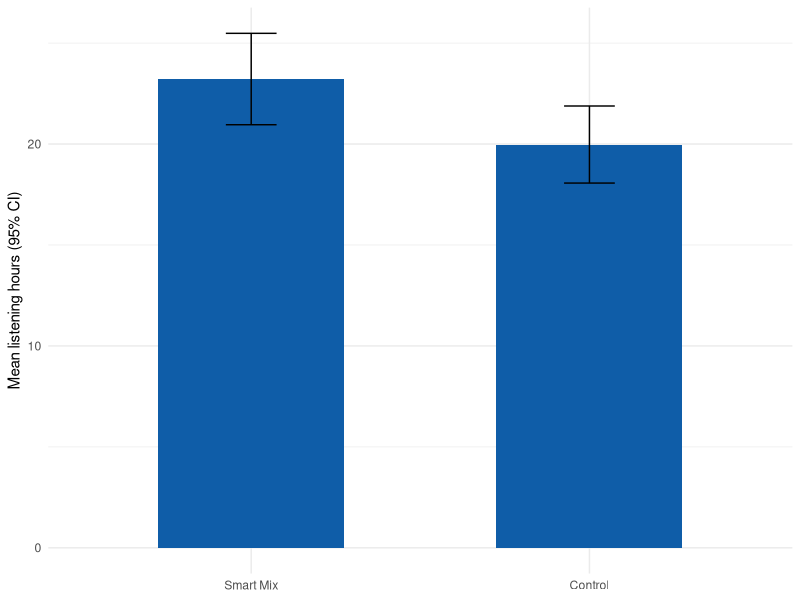
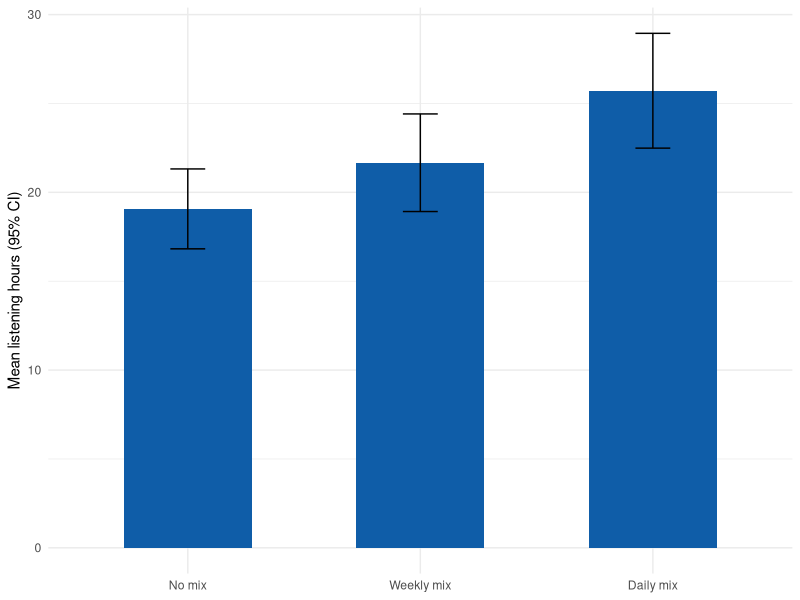

Write the R code that produced these figures, in order.
# ======================================================================
# Marketing Analytics — Chapter 4: Learning from Experiments
# Companion code to Chapter 4 of the course book. The chapter explains
# every step in detail; this script collects the code in one place.
# ======================================================================


# ----------------------------------------------------------------------
# 0. Setup
# ----------------------------------------------------------------------

library(tidyverse)
options(scipen = 999)


# ======================================================================
# 4.1 Back to the A/B test
# ======================================================================

# The Smart Mix A/B test from Chapter 3 (simulated data):
# 400 users, randomly split; outcome: listening hours in four weeks
set.seed(31)
ab_test <- tibble(
  group = factor(rep(c("Control", "Smart Mix"), each = 200), levels = c("Smart Mix", "Control")),
  hours = c(rgamma(200, shape = 2, scale = 10), rgamma(200, shape = 2, scale = 11.5))
)

ab_test |>
  group_by(group) |>
  summarise(n = n(), mean = mean(hours), sd = sd(hours))

# Where Chapter 3 ended: the group means with their 95% confidence intervals
ab_test |>
  group_by(group) |>
  summarise(n = n(), mean = mean(hours), se = sd(hours) / sqrt(n),
            lower = mean - qt(0.975, n - 1) * se, upper = mean + qt(0.975, n - 1) * se) |>
  ggplot(aes(x = group, y = mean)) +
  geom_col(width = 0.55, fill = "#0f5da8") +
  geom_errorbar(aes(ymin = lower, ymax = upper), width = 0.15) +
  labs(x = NULL, y = "Mean listening hours (95% CI)") +
  theme_minimal()


# ======================================================================
# 4.2 The difference between two means
# ======================================================================

# The standard error of the difference — computed once by hand
stats <- ab_test |> group_by(group) |> summarise(mean = mean(hours), sd = sd(hours), n = n())
difference <- stats$mean[1] - stats$mean[2]
se_diff    <- sqrt(stats$sd[1]^2 / stats$n[1] + stats$sd[2]^2 / stats$n[2])
c(difference = difference, se = se_diff, t = difference / se_diff)

# 95% confidence interval of the difference: estimate +/- t * SE
df_approx <- sum(stats$n) - 2
difference + c(-1, 1) * qt(0.975, df_approx) * se_diff

# A world without any effect: 10,000 simulated A/B tests
set.seed(1)
null_diffs <- replicate(10000, mean(rgamma(200, 2, scale = 10.75)) - mean(rgamma(200, 2, scale = 10.75)))
mean(abs(null_diffs) >= abs(difference))   # share at least as extreme as observed


# ======================================================================
# 4.3 Testing a hypothesis
# ======================================================================

t.test(hours ~ group, data = ab_test)

# Only the confidence interval of the difference, or only the p-value
t.test(hours ~ group, data = ab_test)$conf.int
t.test(hours ~ group, data = ab_test)$p.value

# Your turn: the same test with only the first 50 users per group
t.test(hours ~ group, data = ab_test |> group_by(group) |> slice_head(n = 50))


# ======================================================================
# 4.4 How large is the effect?
# ======================================================================

# Relative effect (in % of the control group)
100 * difference / stats$mean[2]

# Cohen's d with the psych package (the sign reflects the order of the groups)
library(psych)
cohen.d(ab_test$hours, ab_test$group)$cohen.d


# ======================================================================
# 4.6 Comparing shares
# ======================================================================

# Premium trial offer: 131 of 2,000 vs. 104 of 2,000 users upgrade
p1 <- 131 / 2000
p2 <- 104 / 2000

# Standard error and 95% confidence interval of the difference by hand
se_p <- sqrt(p1 * (1 - p1) / 2000 + p2 * (1 - p2) / 2000)
(p1 - p2) + c(-1, 1) * 1.96 * se_p

# The same with prop.test() (slightly wider: continuity correction)
prop.test(x = c(131, 104), n = c(2000, 2000))

# The same as a chi-square test on the 2 x 2 table
upgrades <- matrix(c(131, 2000 - 131, 104, 2000 - 104), nrow = 2, byrow = TRUE,
                   dimnames = list(c("Trial offer", "Standard page"), c("upgraded", "not upgraded")))
upgrades
chisq.test(upgrades)

# Your turn: Jon (200 of 300) vs. Mark (100 of 300)
prop.test(x = c(200, 100), n = c(300, 300))


# ======================================================================
# 4.7 Errors, power, and sample size
# ======================================================================

# Planning: power of an experiment with 200 users per group for an ASSUMED
# effect of d = 0.22 (power analysis belongs before the experiment;
# "post-hoc power" with the observed effect adds no information)
power.t.test(n = 200, delta = 0.22, sd = 1)

# Users per group needed for 80% power (e.g., for a follow-up experiment)
power.t.test(delta = 0.22, sd = 1, sig.level = 0.05, power = 0.80)

# Shares: from 5% to 6%
power.prop.test(p1 = 0.05, p2 = 0.06, sig.level = 0.05, power = 0.80)

# Online advertising: click-through rate from 0.50% to 0.55% (+10%)
power.prop.test(p1 = 0.005, p2 = 0.0055, power = 0.80)

# Your group project: smallest detectable effect with 60 per group
power.t.test(n = 60, sd = 1, power = 0.80)

# Your turn: newsletter click-through rate 2% -> 2.2% and 2% -> 2.5%
power.prop.test(p1 = 0.02, p2 = 0.022, power = 0.80)
power.prop.test(p1 = 0.02, p2 = 0.025, power = 0.80)


# ======================================================================
# 4.8 Other designs and tests
# ======================================================================

# --- More than two groups: ANOVA ------------------------------------------
set.seed(14)
mix_test <- tibble(
  version = factor(rep(c("No mix", "Weekly mix", "Daily mix"), each = 150),
                   levels = c("No mix", "Weekly mix", "Daily mix")),
  hours   = c(rgamma(150, 2, scale = 10), rgamma(150, 2, scale = 10.8), rgamma(150, 2, scale = 12))
)

mix_test |> group_by(version) |> summarise(n = n(), mean = mean(hours), sd = sd(hours))

# The quantities the ANOVA compares: group means with their confidence intervals
mix_test |>
  group_by(version) |>
  summarise(n = n(), mean = mean(hours), se = sd(hours) / sqrt(n),
            lower = mean - qt(0.975, n - 1) * se, upper = mean + qt(0.975, n - 1) * se) |>
  ggplot(aes(x = version, y = mean)) +
  geom_col(width = 0.55, fill = "#0f5da8") +
  geom_errorbar(aes(ymin = lower, ymax = upper), width = 0.15) +
  labs(x = NULL, y = "Mean listening hours (95% CI)") +
  theme_minimal()

# Why not several t-tests? Family-wise error rate with k tests
k <- c(1, 3, 10, 20)
1 - 0.95^k

# Step 1: is there any difference? (H0: all means equal)
mix_aov <- aov(hours ~ version, data = mix_test)
summary(mix_aov)

# Effect size eta squared: share of the variation explained by the version
ss <- summary(mix_aov)[[1]]$`Sum Sq`
ss[1] / sum(ss)

# Welch ANOVA (does not assume equal variances)
oneway.test(hours ~ version, data = mix_test)

# Step 2: which groups differ? Pairwise comparisons, corrected
pairwise.t.test(mix_test$hours, mix_test$version, p.adjust.method = "bonferroni")
pairwise.t.test(mix_test$hours, mix_test$version)   # default: Holm correction
TukeyHSD(mix_aov)

# The ANOVA as a regression: same F test (last line of the output)
summary(lm(hours ~ version, data = mix_test))

# --- Same people in both conditions: paired t-test ---------------------
set.seed(4)
skill <- rnorm(60, 0, 8)
search_test <- tibble(
  old_design = round(40 + skill + rnorm(60, 0, 3), 1),
  new_design = round(38 + skill + rnorm(60, 0, 3), 1)
)

head(search_test)                                          # one row per user, one column per design
search_test$new_design - search_test$old_design            # the within-user differences

t.test(search_test$new_design, search_test$old_design, paired = TRUE)   # tests the mean difference
t.test(search_test$new_design, search_test$old_design)                  # wrong test for this design

# --- Non-parametric alternatives -----------------------------------------
# Two independent groups: Wilcoxon rank-sum test (Mann-Whitney U test)
wilcox.test(hours ~ group, data = ab_test)
ab_test |> group_by(group) |> summarise(median = median(hours))

# Same people, two conditions: Wilcoxon signed-rank test
wilcox.test(search_test$new_design, search_test$old_design, paired = TRUE)
median(search_test$new_design - search_test$old_design)

# Three or more independent groups: Kruskal-Wallis test + corrected pairs
kruskal.test(hours ~ version, data = mix_test)
pairwise.wilcox.test(mix_test$hours, mix_test$version, p.adjust.method = "bonferroni")


# ======================================================================
# 4.9 Using p-values responsibly: the danger of peeking
# ======================================================================

# 200 A/B tests WITHOUT any effect, checked after every 20 users per group
set.seed(2024)
looks <- seq(20, 1000, by = 20)
ever_significant <- replicate(200, {
  a <- rnorm(1000); b <- rnorm(1000)
  p <- sapply(looks, function(n) t.test(a[1:n], b[1:n])$p.value)
  any(p < 0.05)
})
mean(ever_significant)   # far more than 5%
